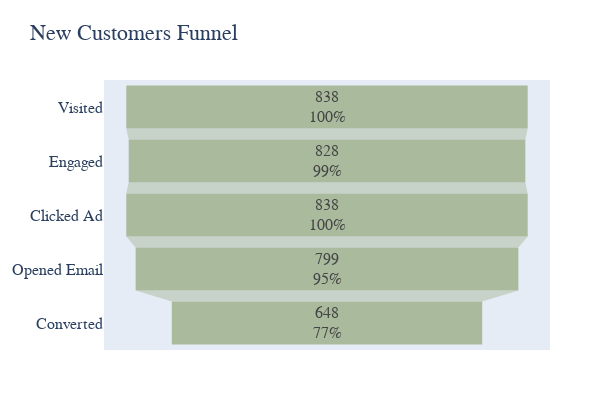

The notebook cell saved with this chart:
### Code cell
# Sometimes the SQL returns columns in lowercase or underscores, so map manually:
stages = ['Visited', 'Engaged', 'Clicked Ad', 'Opened Email', 'Converted']
counts = [
    df4['visited'][0],
    df4['engaged'][0],
    df4['clicked_ad'][0],
    df4['opened_email'][0],
    df4['converted'][0]
]

fig = go.Figure(go.Funnel(y=stages, x=counts, textinfo="value+percent initial", marker=dict(color="#a9ba9d"),
    textfont={"size": 16}  # Font size of text inside bars
))

fig.update_layout(title="New Customers Funnel", width=600, height=400, font=dict(size=16, family="Arial"),
    margin=dict(t=80, l=50, r=50, b=50)
)
# Save as PNG (or use .jpeg, .pdf, etc.)
fig.write_image("New_Customers_Funnel.png")  
Image("New_Customers_Funnel.png")
fig.show()

### Figure 1 — Plotly figure (JSON) as saved in the notebook; plotly's stock layout.template omitted (floating-point values rounded to 4 significant figures)
{"data": [{"marker": {"color": "#a9ba9d"}, "textfont": {"size": 16}, "textinfo": "value+percent initial", "type": "funnel", "x": [838, 828, 838, 799, 648], "y": ["Visited", "Engaged", "Clicked Ad", "Opened Email", "Converted"]}], "layout": {"font": {"family": "Arial", "size": 16}, "height": 400, "margin": {"b": 50, "l": 50, "r": 50, "t": 80}, "title": {"text": "New Customers Funnel"}, "width": 600, "xaxis": {"autorange": true, "range": [-465.6, 465.6], "type": "linear"}, "yaxis": {"autorange": true, "range": [4.5, -0.5], "type": "category"}}}
